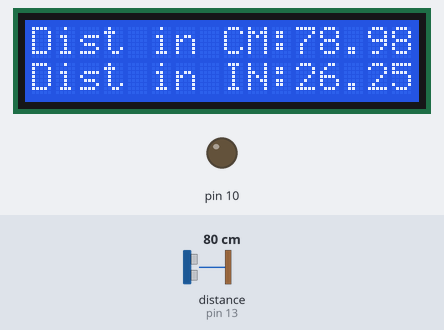
A sketch run on a simulated Arduino Uno, built with avr-gcc and run on an emulated ATmega328P. On the bench: 16×2 character LCD, output pins drawn as LEDs (lit = HIGH). Wiring (inferred from the names in the program): ultrasonic range finder: trigger pin 12; echo pin 13. Inputs (shaded band) come from the test bench; at power-on: distance to the obstacle (sensor on pin 13) 80 cm. The echo pulse lasts 58.3 µs per cm; pins used as bus, display or sensor lines are not drawn; what the sketch prints to the serial monitor is not drawn.

Above: at 1.2 s.
1.3 s: distance to the obstacle (sensor on pin 13) set to 12 cm
At 1.75 s:
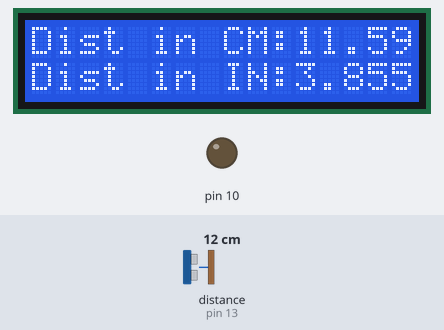
2.8 s: distance to the obstacle (sensor on pin 13) set to 9 cm
At 3.82 s:
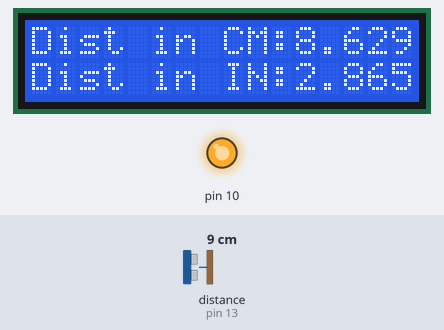
5.5 s: distance to the obstacle (sensor on pin 13) set to 120 cm
At 6.8 s:
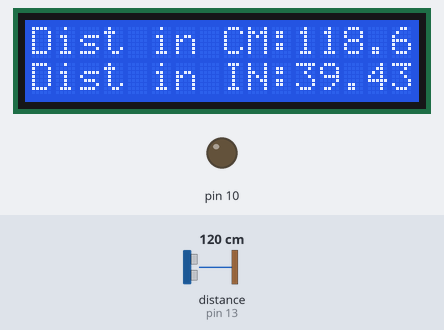
Timing chart, 0 to 8.5 s (numbered marks = the images above; inputs shaded):
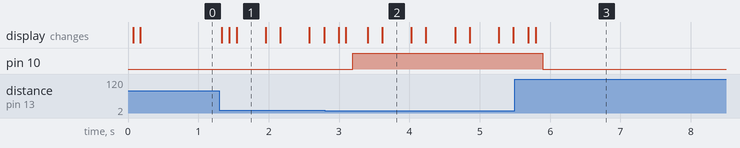

Measured:
- the behaviour switches between 11 and 10 cm on distance to the obstacle (sensor on pin 13) (found by bisection; images 1 and 2)
- after the input at 1.3 s, the display: first changes at once (image 1 shows a later state)
- after the input at 2.8 s, pin 10: LOW → HIGH after 0.40 s; the display: first changes after 0.19 s (image 2 shows a later state)
- after the input at 5.5 s, pin 10: HIGH → LOW after 0.39 s; the display: first changes after 0.19 s (image 3 shows a later state)
- what the display in image 2 shows lasts 0.4 s, from 3.6 s to 4.0 s

The sketch:

Ultrasonic.ino
```cpp
#include <LiquidCrystal.h>
LiquidCrystal lcd(2, 3, 4, 5, 6, 7);
float distancecm;
float distanceIN;
long duration;
const float trigpin=12;
const float echopin=13;

void setup() {
  lcd.begin(16,2); //
  pinMode(trigpin,OUTPUT);
  pinMode(echopin,INPUT);
  pinMode(10,OUTPUT);
  Serial.begin(9600);
}

void loop() {
  digitalWrite(trigpin,LOW);      //clear trigpin
  delayMicroseconds(2);
  digitalWrite(trigpin,HIGH);    //set trigpin high for 10 ms
  delayMicroseconds(10);
  digitalWrite(trigpin,LOW);
  duration=pulseIn(echopin,HIGH); //read pulse or soundwaves produced by triger
  distancecm= duration*0.034/2;   // v=d/t so d=v*t ultrasonic speed =0.034cm
  distanceIN= duration*0.0113/2;
  Serial.print("Distance in CM: ");
  Serial.println(distancecm);
  Serial.print("Distance in INCHES: ");
  Serial.println(distanceIN);

  lcd.setCursor(0, 0);
  lcd.print("Dist in CM:");
  lcd.print(distancecm);
  delay(100);
  lcd.setCursor(0,1);
  lcd.print("Dist in IN:");
  lcd.print(distanceIN);
  delay(100);

  if(distancecm<=10){
    digitalWrite(10,HIGH);
  }
  else{
    digitalWrite(10,LOW);
  }


}
```
